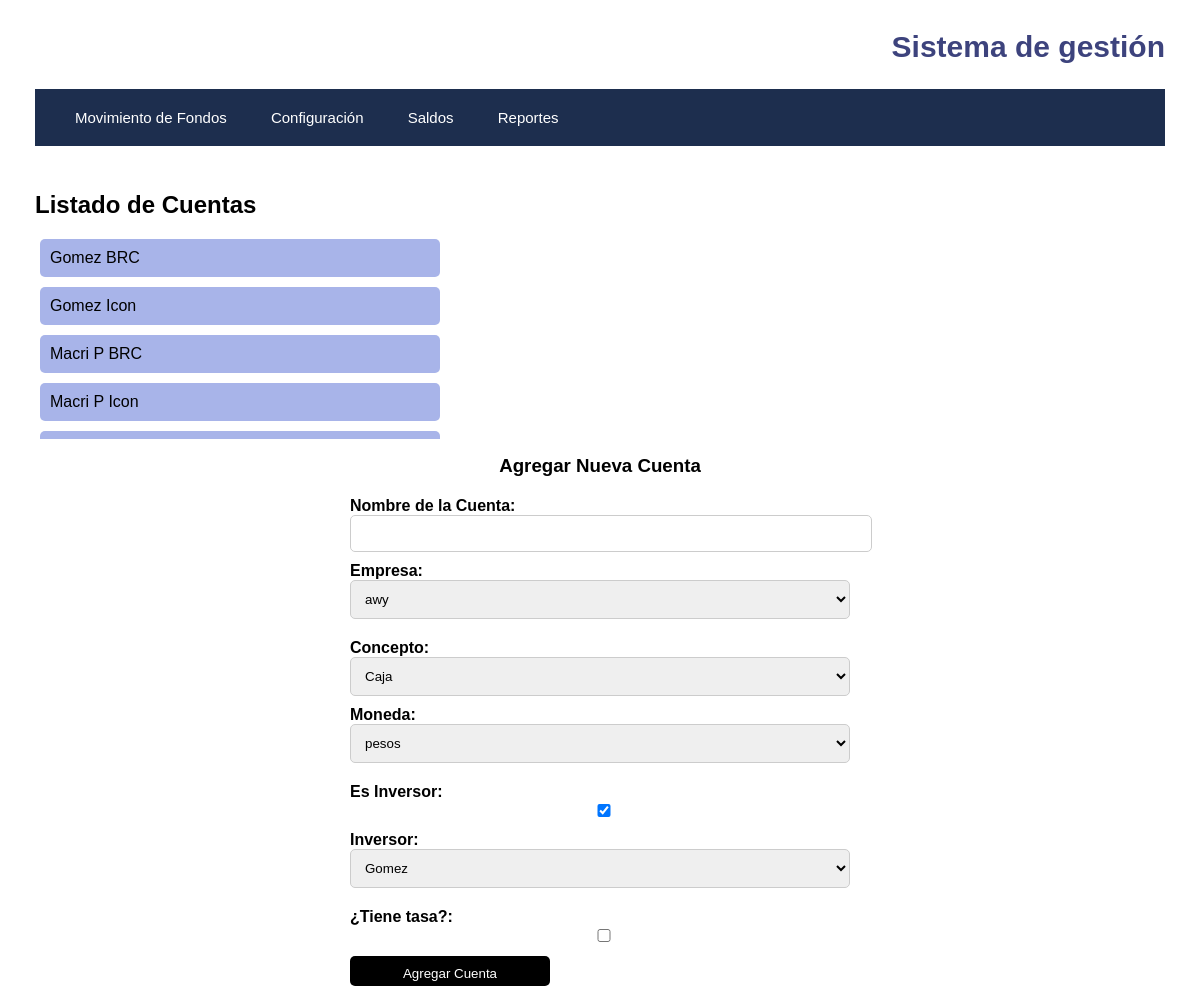
Page /api/addaccount on the earlier database version.
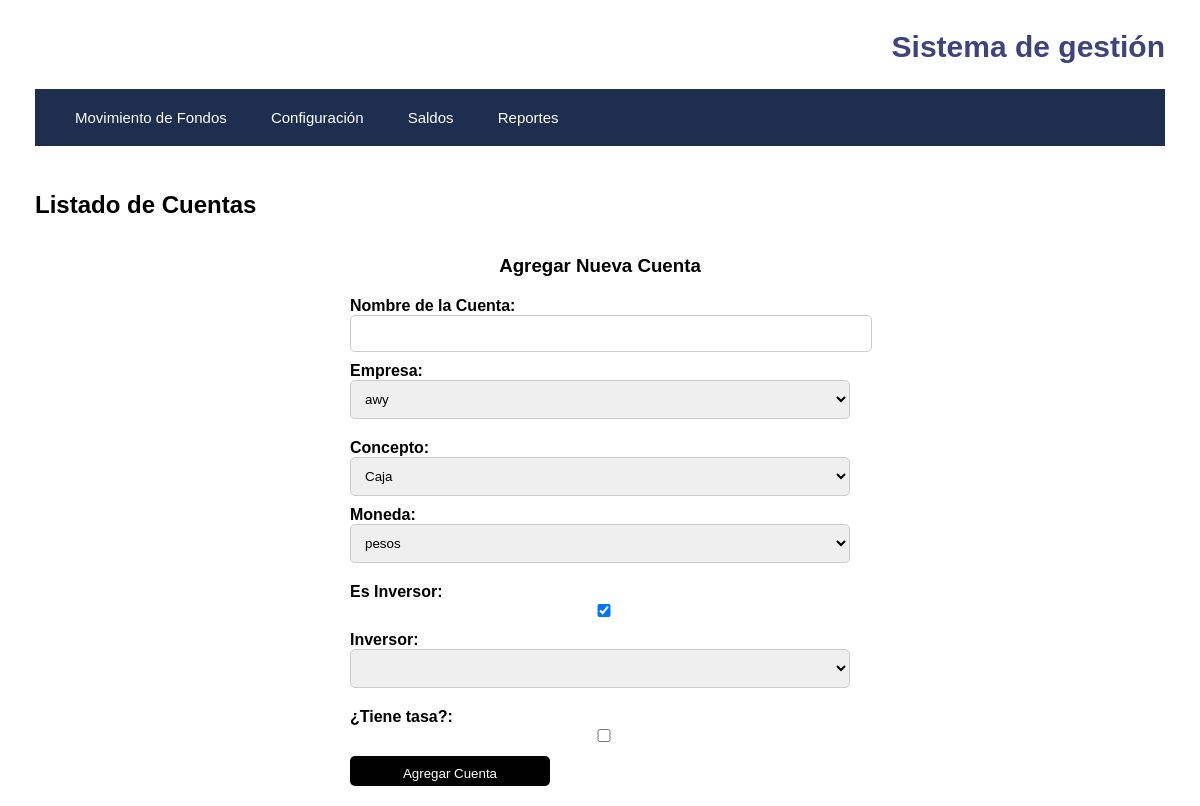
Same page on the later database version.
### Models.py (models this page shows, shortened)
class Cuentas(db.Model):
    id_cuenta = db.Column(db.Integer, primary_key=True)
    id_empresa = db.Column(db.Integer, db.ForeignKey('empresa.id_empresa'))
    id_concepto = db.Column(db.Integer, db.ForeignKey('concepto.id_concepto'))
    id_moneda = db.Column(db.Integer, db.ForeignKey('moneda.id_moneda'))
    nombre_cuenta = db.Column(db.Text)
    inversor_T_F = db.Column(db.Integer)
    id_inversor = db.Column(db.Integer, db.ForeignKey('inversor.id_inversor'))
    tasa_T_F = db.Column(db.Integer)
    empresa = db.relationship('Empresa', foreign_keys=[id_empresa])
    concepto = db.relationship('Concepto', foreign_keys=[id_concepto])
    moneda = db.relationship('Moneda', foreign_keys=[id_moneda])
    inversor = db.relationship('Inversor', foreign_keys=[id_inversor])

### app.py (the view)
@app.route("/api/addaccount", methods=["GET"])
def show_account_form():
    opciones_moneda = Moneda.query.all()
    opciones_empresa = Empresa.query.all()
    opciones_concepto = Concepto.query.all()
    opciones_inversor = Inversor.query.all()
    cuentas = Cuentas.query.all()
    return render_template("addaccount.html",opciones_inversor=opciones_inversor,cuentas=cuentas, opciones_moneda=opciones_moneda, opciones_empresa=opciones_empresa, opciones_concepto=opciones_concepto)

### templates/addaccount.html (shortened to what this page needs)
<!DOCTYPE html>
<html lang="en">
<head>
    <link rel="stylesheet" type="text/css" href="{{ url_for('static', filename='style.css') }}">
</head>
<body>
    {% extends 'base.html' %}
    {% block content %}
        <h2>Listado de Cuentas</h2>
        <ul>
            {% for cuenta in cuentas %}
                <li>{{ cuenta.nombre_cuenta }}</li>
            {% endfor %}
        </ul>
        <h3>Agregar Nueva Cuenta</h3>
        <form action="/api/addaccount" method="post">
            <div class="form-group">
                <label for="nombre_cuenta">Nombre de la Cuenta:</label>
                <input type="text" id="nombre_cuenta" name="nombre_cuenta" required>
            </div>
            <div class="form-group">
                <label for="nombre_empresa">Empresa:</label>
                <select id="id_empresa" name="id_empresa" required>
                    {% for empresa in opciones_empresa %}
                        <option value="{{ empresa.id_empresa }}">{{ empresa.nombre_empresa }}</option>
                    {% endfor %}
                </select>
            </div>
            <div class="form-group">
                <label for="nombre_conepto">Concepto:</label>
                <select id="id_concepto" name="id_concepto" required>
                    {% for concepto in opciones_concepto %}
                        <option value="{{ concepto.id_concepto }}">{{ concepto.nombre_concepto }}</option>
                    {% endfor %}
                </select>
            </div>
            <div class="form-group">
                <label for="descr_moneda">Moneda:</label>
                <select id="id_moneda" name="id_moneda" required>
                    {% for moneda in opciones_moneda %}
                        <option value="{{ moneda.id_moneda }}">{{ moneda.descr_moneda }}</option>
                    {% endfor %}
                </select>
            </div>
            <div class="form-group">
                <label for="inversor_T_F">Es Inversor:</label>
                <input type="checkbox" id="inversor_T_F" name="inversor_T_F" onclick="toggleInversorField()" checked>
            </div>
            <div class="form-group" id="inversorField" style="display: block;">
                <label for="id_inversor">Inversor:</label>
                <select id="id_inversor" name="id_inversor" required>
                    {% for inversor in opciones_inversor %}
                        <option value="{{ inversor.nombre_inversor }}">{{ inversor.nombre_inversor }}</option>
                    {% endfor %}
                </select>
            </div>
            <div class="form-group">
                <label for="tasa_T_F">¿Tiene tasa?:</label>
                <input type="checkbox" id="tasa_T_F" name="tasa_T_F" >
            </div>
            <input type="submit" value="Agregar Cuenta">
        </form>
    {% endblock %}

Differences in the rows shown:
removed Cuentas: nombre_cuenta "Gomez BRC"
removed Cuentas: nombre_cuenta "Gomez Icon"
removed Cuentas: nombre_cuenta "Macri P BRC"
removed Cuentas: nombre_cuenta "Macri P Icon"
Other differences:
form field id_inversor: "Gomez" → (not shown)
